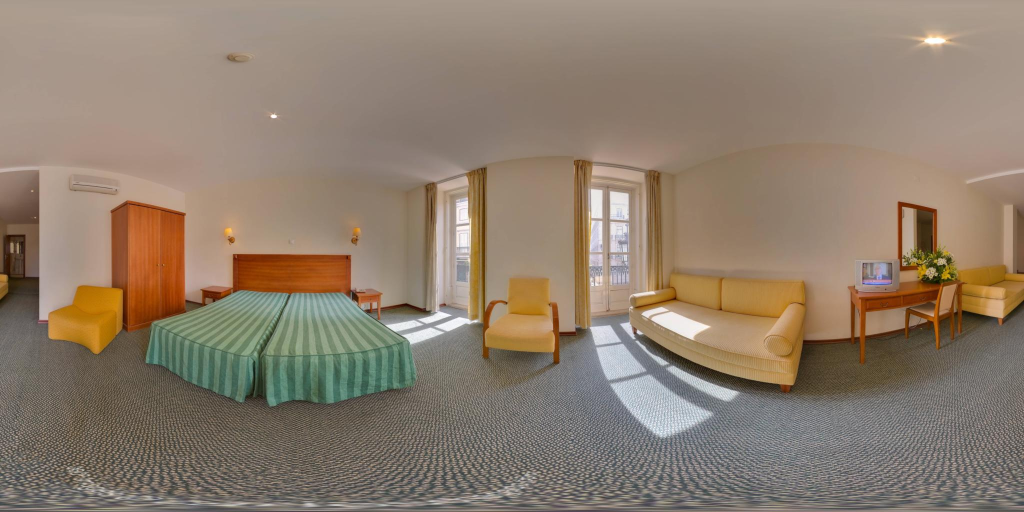
#> input picture data/images/9_2048.jpg, 2048 x 1024 px (shown at 1/2 size)
$ python PanoSeg.py data/images/9_2048.jpg out   (Python 2 division)   (older library calls are emulated)
#> lines starting #> are read from the running program, lines starting #| are printed output that depends on the picture
import os
import cv2
import sys
import numpy as np

input_file = sys.argv[1]
input_img = cv2.imread(input_file,1)
#> input_img is the input picture: shape (1024, 2048, 3); mean B, G, R 109.2, 125.6, 141.4
height, width = input_img.shape[:2]
#> height = 1024; width = 2048
face_size = width/4
#> face_size = 512

output_dir = sys.argv[2]
cube_path = output_dir + '/cube/'

yolo_path = 'darknet/'
yolo_result_path = output_dir + '/detection'

mask_result_path = output_dir + '/mask/'


#Panorama to cube
print('Start panorama to cube')

cmd_pano_cube = 'sphere2cube ' + input_file + ' -r ' + str(face_size) + ' -f PNG -o ' + cube_path + '_;'
cmd_pano_cube_45 = 'sphere2cube ' + input_file + ' -r ' + str(face_size) + ' -f PNG -o ' + cube_path + '45_' + ' -R 0 0 -45'
os.system(cmd_pano_cube + cmd_pano_cube_45)


#Rename all face image and rotate top/down face
print('Rename all face image and rotate top/down face')

cube_list = open( cube_path + 'list.txt','w')

for i in range(1,7):
	cmd_rename = 'mv ' + cube_path + '_000' + str(i) + '.png ' + cube_path + str(2*i-1) + ';'
	cmd_rename_45 = 'mv ' + cube_path + '45_000' + str(i) + '.png ' + cube_path + str(2*i)
	os.system(cmd_rename + cmd_rename_45)
	cube_list.write('../' + cube_path + str(2*i-1) + '\n' + '../' + cube_path + str(2*i) + '\n')
cube_list.close()

for i in range(9,13):
	face_img = cv2.imread(cube_path + str(i),1)
	(h, w) = face_img.shape[:2]
#> h = 1024; w = 2048
	M = cv2.getRotationMatrix2D((w / 2, h / 2), 180, 1.0)
	rotated = cv2.warpAffine(face_img, M, (w, h))
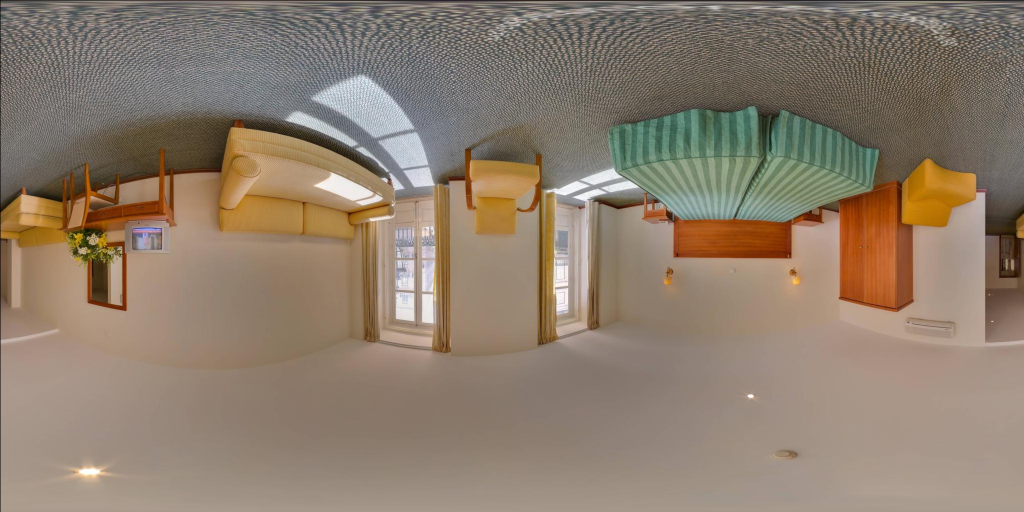
#> rotated: shape (1024, 2048, 3) (shown at 1/2 size); mean B, G, R 109, 125.4, 141.2
	cv2.imwrite( cube_path + str(i) + '.png', rotated )
	os.system('mv ' + cube_path + str(i) + '.png ' + cube_path + str(i))
#> pass 2 of the loop `for i in range(9,13):`:
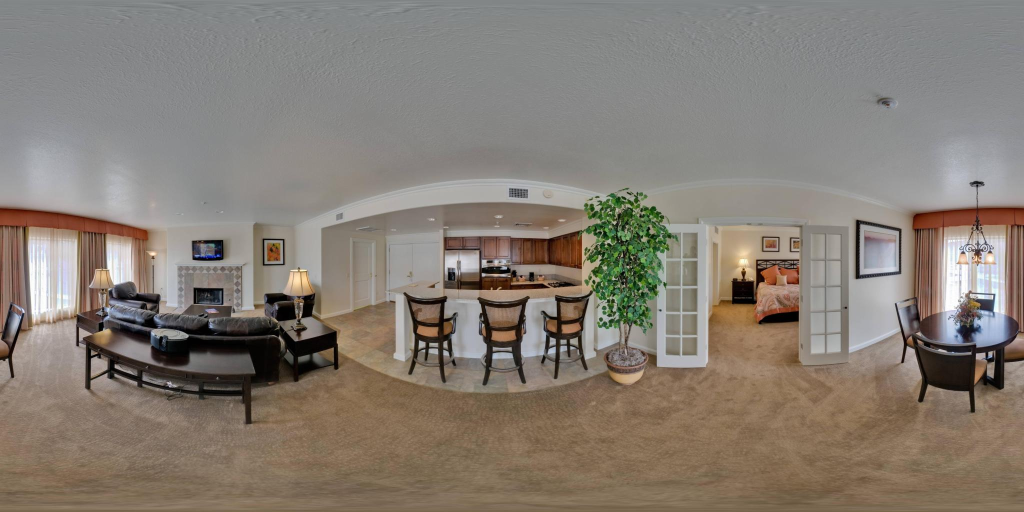
#> input picture data/images/11_2048.jpg, 2048 x 1024 px, given in place of 10, which was not available (shown at 1/2 size)
#> face_img is the input picture: shape (1024, 2048, 3); mean B, G, R 115.6, 124.9, 133.7
#> `rotated = cv2.warpAffine(face_img, M, (w, h))`:
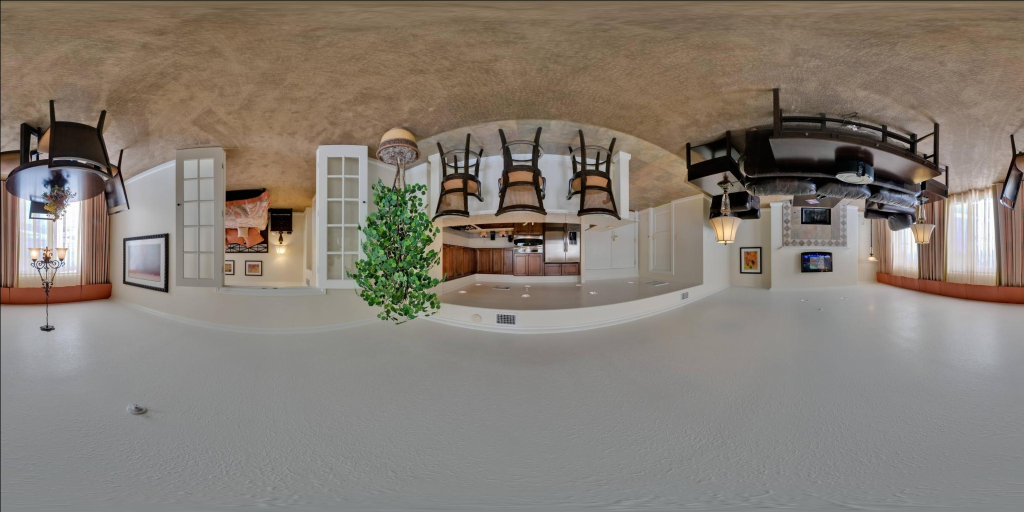
#> rotated: shape (1024, 2048, 3) (shown at 1/2 size); mean B, G, R 115.4, 124.7, 133.5
#> (the run stopped early here; a loop or call above may not have finished)
